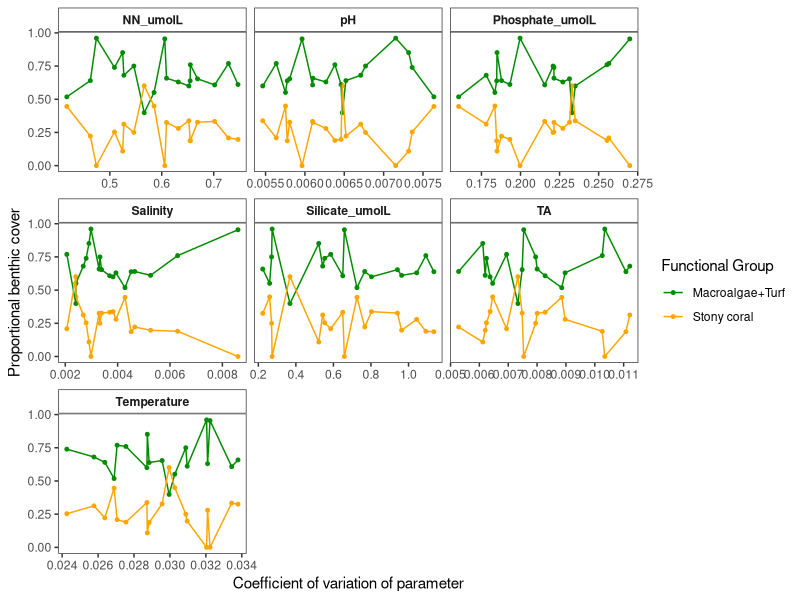
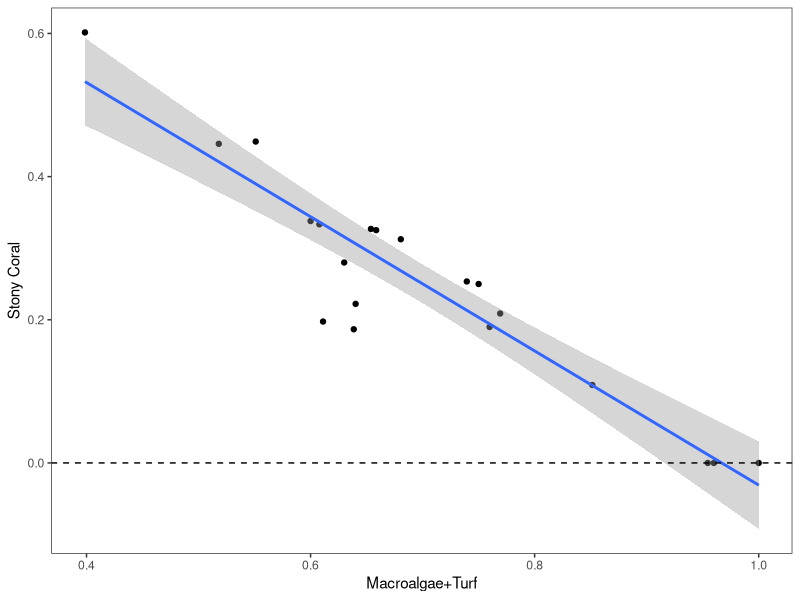
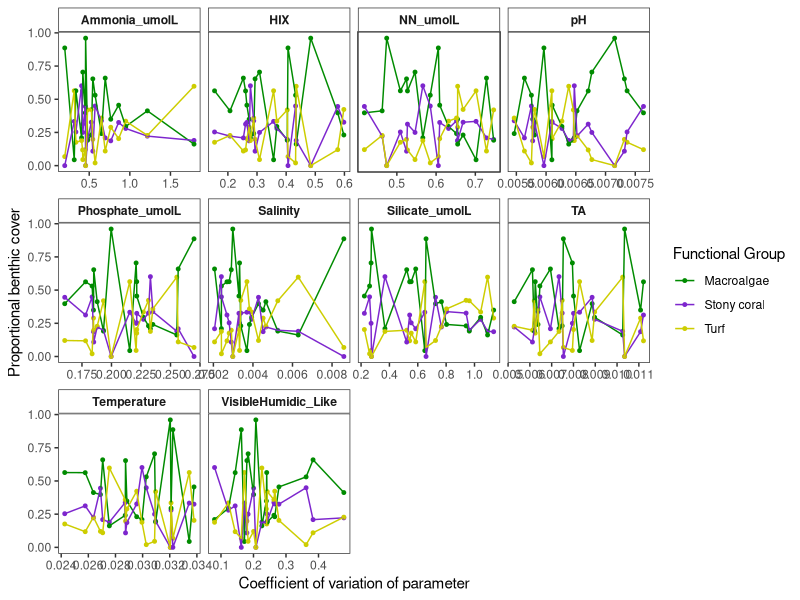
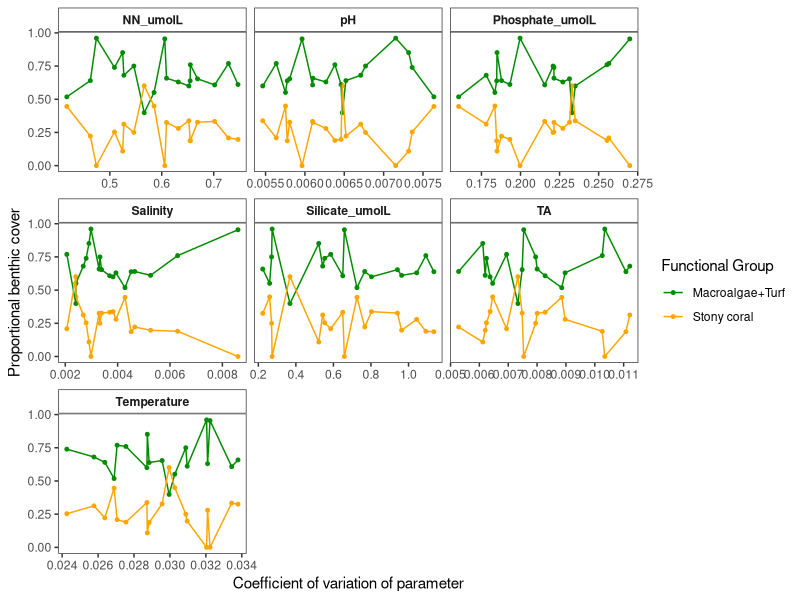
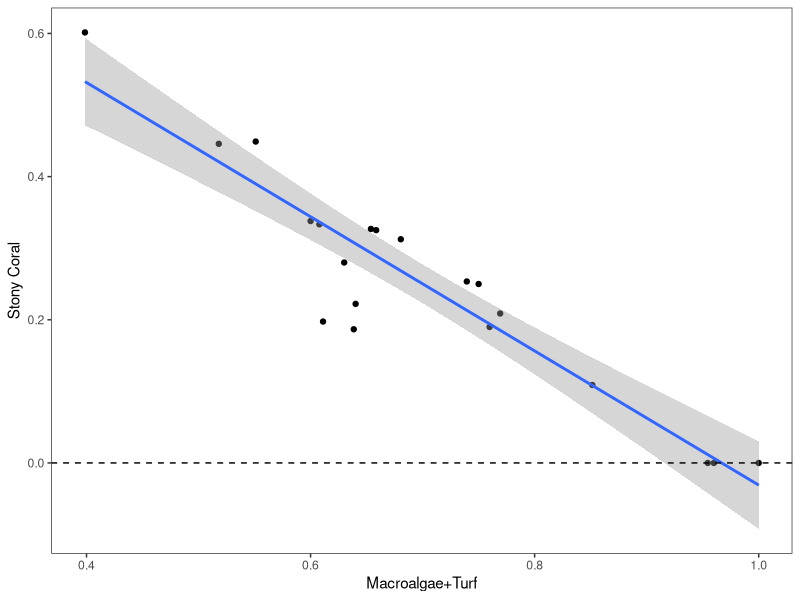
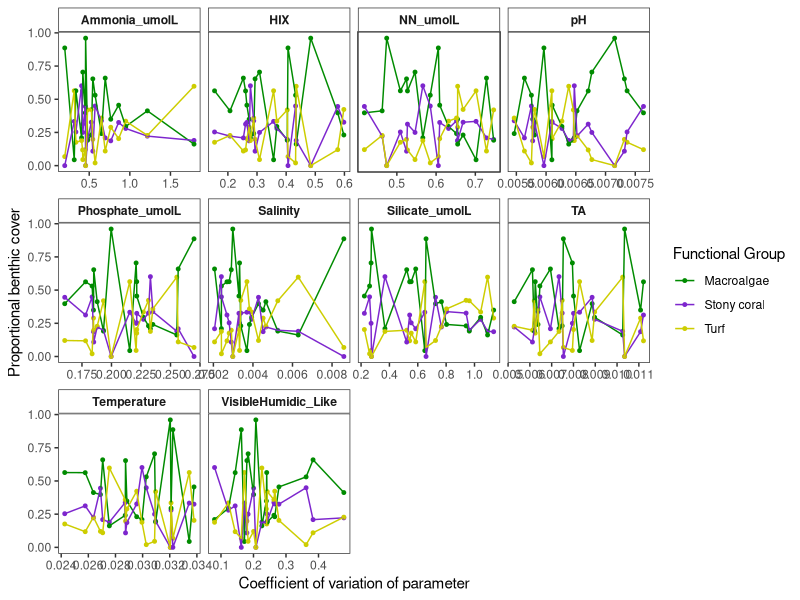
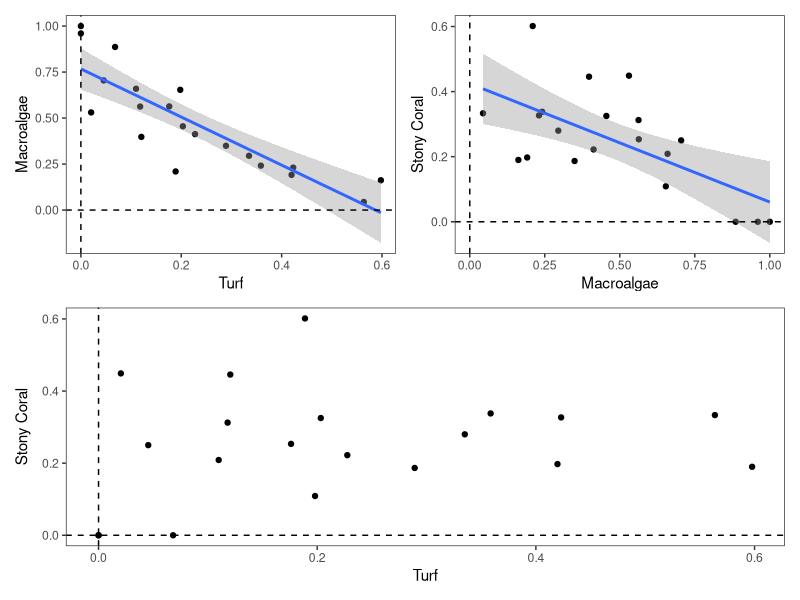

These figures' R source, in order:
#### Examining composition and nutrient gradient to create and hone MBIO 610 model
####  of species cover through 2 species competition/interaction


##### LOAD LIBRARIES #####
library(tidyverse)
library(here)
library(patchwork)


##### READ IN DATA #####
meta <- read_csv(here("Data", "Full_Metadata.csv"))
comp <- read_csv(here("Data", "Species_Abundances_wide.csv"))
fe <- read_csv(here("Data", "Species_FE.csv"))
traits <- read_csv(here("Data", "Distinct_Taxa.csv"))
chem <- read_csv(here("Data", "Nutrients_Processed_All.csv"))



##### PROCESS & VIEW DATA #####

# which species are most abundant?
comp %>%
  pivot_longer(cols = 2:52, names_to = "Taxa", values_to = "pcover") %>%
  filter(pcover > 10) %>%
  count(Taxa)
# assumption affirmed: porites and turf/turb are the most common top species across reef

# alternative option: coral vs macroalgae: 2 functional group competition rather than 'species'
sub_comp <- comp %>%
  pivot_longer(cols = 2:52, names_to = "Taxa", values_to = "pcover") %>%
  left_join(traits) %>%
  group_by(CowTagID, Taxon_Group, Calcification) %>%
  summarise(mean = mean(pcover),
            sum = sum(pcover))

coral <- sub_comp %>%
  filter(Taxon_Group == "Cnidaria" &
           Calcification == "Hermatypic") %>%
  mutate(functional_group = "Stony Coral")


# check which cnidaria are still high % cover: anemone at 16% at one site and
#  discosoma at 10% another side, but mostly 0's or below 6%
# sub_comp %>%
#   filter(Taxon_Group == "Cnidaria" &
#            Calcification != "Hermatypic")
# View(comp %>%
#   pivot_longer(cols = 2:52, names_to = "Taxa", values_to = "pcover") %>%
#   left_join(traits) %>%
#   filter(Taxon_Group == "Cnidaria" &
#            Calcification != "Hermatypic")
#   )

# check other important groups
sub_comp %>%
  filter(Taxon_Group != "Cnidaria" &
           Taxon_Group != "Cyanobacteria")

## porifera might still be important? so maybe 3 way competition model? coral, macroalgae, sponges?
# eh highest per-site cover is 12% and all else are below 5% so many don't need to include?
sub_comp %>%
  filter(Taxon_Group == "Porifera")


algae <- sub_comp %>%
  filter(Taxon_Group != "Cnidaria" &
           Taxon_Group != "Cyanobacteria" &
           Taxon_Group != "Porifera") %>%
  mutate(functional_group = "ma_turf")


## if I decide to model a three species/functional group competition interaction:
turf <- sub_comp %>%
  filter(Taxon_Group == "Turf") %>%
  mutate(functional_group = "Turf")
ma <- sub_comp %>%
  filter(Taxon_Group != "Cnidaria" &
           Taxon_Group != "Cyanobacteria" &
           Taxon_Group != "Porifera" &
           Taxon_Group != "Turf") %>%
  mutate(functional_group = "Macroalgae")


# combine coral and macroalgae/turf df
# TWO SPECIES
c.ma <- full_join(coral, algae) %>%
  ungroup() %>%
  select(-c(Taxon_Group, Calcification)) %>%
  group_by(CowTagID) %>%
  mutate(total_pcover = sum(sum)) %>%
  arrange(CowTagID) %>%
  ungroup() %>%
  group_by(CowTagID, functional_group) %>%
  mutate(sum_fg = sum(sum)) %>%
  distinct(CowTagID, functional_group, sum_fg, total_pcover) %>%
  ungroup()

# THREE SPECIES
c.ma.t <- full_join(coral, ma) %>%
  full_join(turf) %>%
  ungroup() %>%
  select(-c(Taxon_Group, Calcification)) %>%
  group_by(CowTagID) %>%
  mutate(total_pcover = sum(sum)) %>%
  arrange(CowTagID) %>%
  ungroup() %>%
  group_by(CowTagID, functional_group) %>%
  mutate(sum_fg = sum(sum)) %>%
  distinct(CowTagID, functional_group, sum_fg, total_pcover) %>%
  ungroup()


# Process chem data
cv.chem <- chem %>%
  select(-c(Season, Maximum:CVSeasonal)) %>%
  distinct() %>%
  pivot_wider(names_from = Parameters, values_from = CVAll)


# join comp with chem
# TWO SPECIES
chem.comp2 <- c.ma %>%
  left_join(cv.chem) %>%
  select(-Location)
chem.comp3 <- c.ma.t %>%
  left_join(cv.chem) %>%
  select(-Location)


##### VISUALIZE RELATIONSHIPS #####
# TWO SPECIES
plot1 <- chem.comp2 %>%
  mutate(sum_fg = sum_fg/100) %>% # proportional cover as 0 to 1.0
  filter(CowTagID != "VSEEP") %>%
  select(-c(Ammonia_umolL, HIX,VisibleHumidic_Like, M_C, Tryptophan_Like, Tyrosine_Like)) %>%
  pivot_longer(cols = Salinity:NN_umolL, names_to = "Parameters", values_to = "cv_values") %>%
  ggplot(aes(x = cv_values, y = sum_fg, group = functional_group, color = functional_group)) +
  geom_point(size = 1) +
  geom_line() +
  theme_bw() +
  theme(panel.grid = element_blank(),
        strip.background = element_rect(fill = "white"),
        strip.text = element_text(face = "bold")) +
  labs(x = "Coefficient of variation of parameter",
       y = "Proportional benthic cover",
       color = "Functional Group") +
  scale_color_manual(values = c("green4", "orange"),
                     labels = c("Macroalgae+Turf", "Stony coral")) +
  facet_wrap(~Parameters, scales = "free_x", ncol = 3)
plot1
ggsave(here("Output", "pCover_coral_algae_v_SGD_param.png"), plot1, device = "png", width = 8, height = 8)

plot1b <- c.ma %>%
  mutate(sum_fg = sum_fg/100) %>%
  pivot_wider(names_from = functional_group, values_from = sum_fg) %>%
  ggplot(aes(x = ma_turf, y = `Stony Coral`)) +
  geom_point() +
  geom_smooth(method = "lm") +
  theme_bw() +
  theme(panel.grid = element_blank()) +
  labs(x = "Macroalgae+Turf") +
  geom_hline(yintercept = 0, linetype = "dashed")
plot1b
ggsave(here("Output", "pCover_coral_v_algae.png"), plot1b, device = "png", width = 5, height = 5)


# three SPECIES
plot2 <- chem.comp3 %>%
  mutate(sum_fg = sum_fg/100) %>% # proportional cover as 0 to 1.0
  filter(CowTagID != "VSEEP") %>%
  select(-c(M_C, Tryptophan_Like, Tyrosine_Like)) %>%
  pivot_longer(cols = Salinity:VisibleHumidic_Like, names_to = "Parameters", values_to = "cv_values") %>%
  ggplot(aes(x = cv_values, y = sum_fg, group = functional_group, color = functional_group)) +
  geom_point(size = 1) +
  geom_line() +
  theme_bw() +
  theme(panel.grid = element_blank(),
        strip.background = element_rect(fill = "white"),
        strip.text = element_text(face = "bold")) +
  labs(x = "Coefficient of variation of parameter",
       y = "Proportional benthic cover",
       color = "Functional Group") +
  scale_color_manual(values = c("green4", "purple3", "yellow3"),
                     labels = c("Macroalgae", "Stony coral", "Turf")) +
  facet_wrap(~Parameters, scales = "free_x")
plot2
ggsave(here("Output", "pCover_coral_algae_turf_v_SGD_param.png"), plot2, device = "png", width = 8, height = 6)

plot2b <- c.ma.t %>%
  mutate(sum_fg = sum_fg/100) %>%
  pivot_wider(names_from = functional_group, values_from = sum_fg) %>%
  ggplot(aes(x = Turf, y = Macroalgae)) +
  geom_point() +
  geom_smooth(method = "lm") +
  theme_bw() +
  theme(panel.grid = element_blank()) +
  geom_hline(yintercept = 0, linetype = "dashed") +
  geom_vline(xintercept = 0, linetype = "dashed")
plot2c <- c.ma.t %>%
  mutate(sum_fg = sum_fg/100) %>%
  pivot_wider(names_from = functional_group, values_from = sum_fg) %>%
  ggplot(aes(x = Macroalgae, y = `Stony Coral`)) +
  geom_point() +
  geom_smooth(method = "lm") +
  theme_bw() +
  theme(panel.grid = element_blank()) +
  geom_hline(yintercept = 0, linetype = "dashed") +
  geom_vline(xintercept = 0, linetype = "dashed")
plot2d <- c.ma.t %>%
  mutate(sum_fg = sum_fg/100) %>%
  pivot_wider(names_from = functional_group, values_from = sum_fg) %>%
  ggplot(aes(x = Turf, y = `Stony Coral`)) +
  geom_point() +
  theme_bw() +
  theme(panel.grid = element_blank()) +
  geom_hline(yintercept = 0, linetype = "dashed") +
  geom_vline(xintercept = 0, linetype = "dashed")
plot2_patch <- (plot2b + plot2c) / plot2d
ggsave(here("Output", "pCover_coral_v_algae_v_turf.png"), plot2_patch, device = "png", width = 8, height = 8)




# relationship between stony coral and macroalgae+turf
# high correlation!
anova(lm(data = c.ma, sum_fg ~functional_group))
# p ~ 3e-11
summary(lm(data = c.ma, sum_fg ~functional_group))
# r2 ~ 0.69
lm.cma <- c.ma %>% pivot_wider(names_from = functional_group, values_from = sum_fg)
anova(lm(data = lm.cma, `Stony Coral` ~ ma_turf)) # p ~ 2e-9
summary(lm(data = lm.cma, `Stony Coral` ~ ma_turf)) # r2 = 0.87



# relationship between stony coral and macroalgae and turf
# high correlation!
anova(lm(data = c.ma.t, sum_fg ~functional_group))
# p ~ 4.7e4
summary(lm(data = c.ma.t, sum_fg ~functional_group))
# r2 ~ 0.23
lm.cmat <- c.ma.t %>% pivot_wider(names_from = functional_group, values_from = sum_fg)
anova(lm(data = lm.cmat, `Stony Coral` ~ Macroalgae)) # p ~ 0.002
summary(lm(data = lm.cmat, `Stony Coral` ~ Macroalgae)) # r2 = 0.42
#anova(lm(data = lm.cmat, `Stony Coral` ~ Turf)) # p > 0.05
anova(lm(data = lm.cmat, Macroalgae ~ Turf)) # p ~ 1e-6
summary(lm(data = lm.cmat, Macroalgae ~ Turf)) # r2 = 0.72



# save dataframe to use in python?
chem.comp.wide <- chem.comp2 %>%
  filter(CowTagID != "VSEEP") %>%
  mutate(functional_group = if_else(functional_group == "ma_turf", "Macroalgae+Turf", functional_group)) %>%
  select(-c(M_C, Tryptophan_Like, Tyrosine_Like)) %>%
  mutate(sum_fg = sum_fg/100,
         total_pcover = total_pcover/100) # proportional benthic cover from 0 to 1.0
#write_csv(chem.comp.wide, here("Data", "coral_algae_pcover_sgd_param.csv"))
